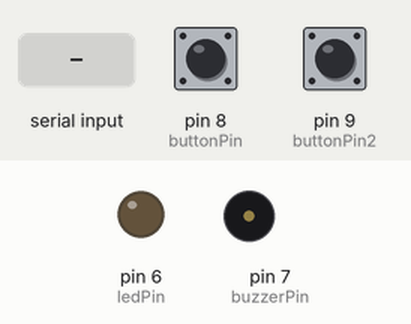
A sketch run on a simulated Arduino Uno, built with avr-gcc and run on an emulated ATmega328P. Shown: output pins drawn as LEDs (lit = HIGH), buzzer (waves = sounding). The inputs (shaded band) are chosen by the test bench; at power-on: pin 8 (buttonPin) HIGH, pin 9 (buttonPin2) HIGH. Pins used as bus, display or sensor lines are not drawn.

Above: at 1.2 s.
1.3 s: "3" received over Serial
At 1.4 s:
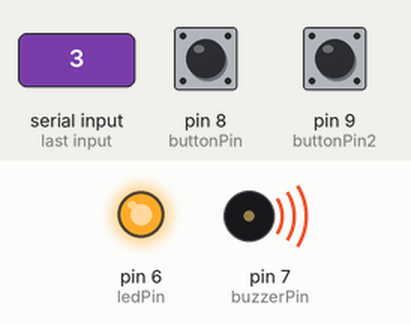
Timing chart, 0 to 4.3 s (numbered marks = the images above; inputs shaded):
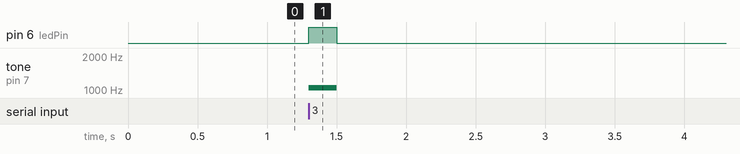

Measured:
- after the input at 1.3 s, pin 6 (ledPin): LOW → HIGH at once, → LOW 0.20 s later; tone on pin 7 (buzzerPin): silent → 1047 Hz at once, → silent 0.20 s later

The sketch:

D_A.ino
```cpp
#include <SoftwareSerial.h>

const int ledPin = 6;
const int buttonPin = 8;
const int buttonPin2 = 9;
const int buzzerPin = 7;

int command, active;
SoftwareSerial HC12(10, 11); // RX, TX for HC-12

void setup() {
  Serial.begin(9600); // Initialize software serial communication with Serial Monitor
  HC12.begin(1200);   // Initialize software serial communication with HC-12
  pinMode(ledPin, OUTPUT);
  pinMode(buttonPin, INPUT_PULLUP);
  pinMode(buttonPin2, INPUT_PULLUP);
  pinMode(buzzerPin, OUTPUT);
}

void loop() {
  if (Serial.available() > 0) {
    command = Serial.read();  // Read the command sent by the master
    if (command == '3') {
      digitalWrite(ledPin, HIGH);
      digitalWrite(buzzerPin, HIGH);
      tone(buzzerPin, 1047);
      delay(200);
    } else {
      digitalWrite(ledPin, LOW);
      noTone(buzzerPin);
    }
  }

  if (digitalRead(buttonPin) == LOW) {
    active = 1;
    delay(30);
  }
  if (digitalRead(buttonPin2) == LOW) {
    active = 0;
    delay(30);
  }

  if (active == 1) {
    HC12.write('1');  // Send '1' to Device B via HC-12
    delay(100);
  } else {
    digitalWrite(ledPin, LOW);
    noTone(buzzerPin);
  }

  if (HC12.available() > 0) {
    command = HC12.read();  // Read data from Device B via HC-12
    // Handle incoming commands from Device B if required
  }
}
```
